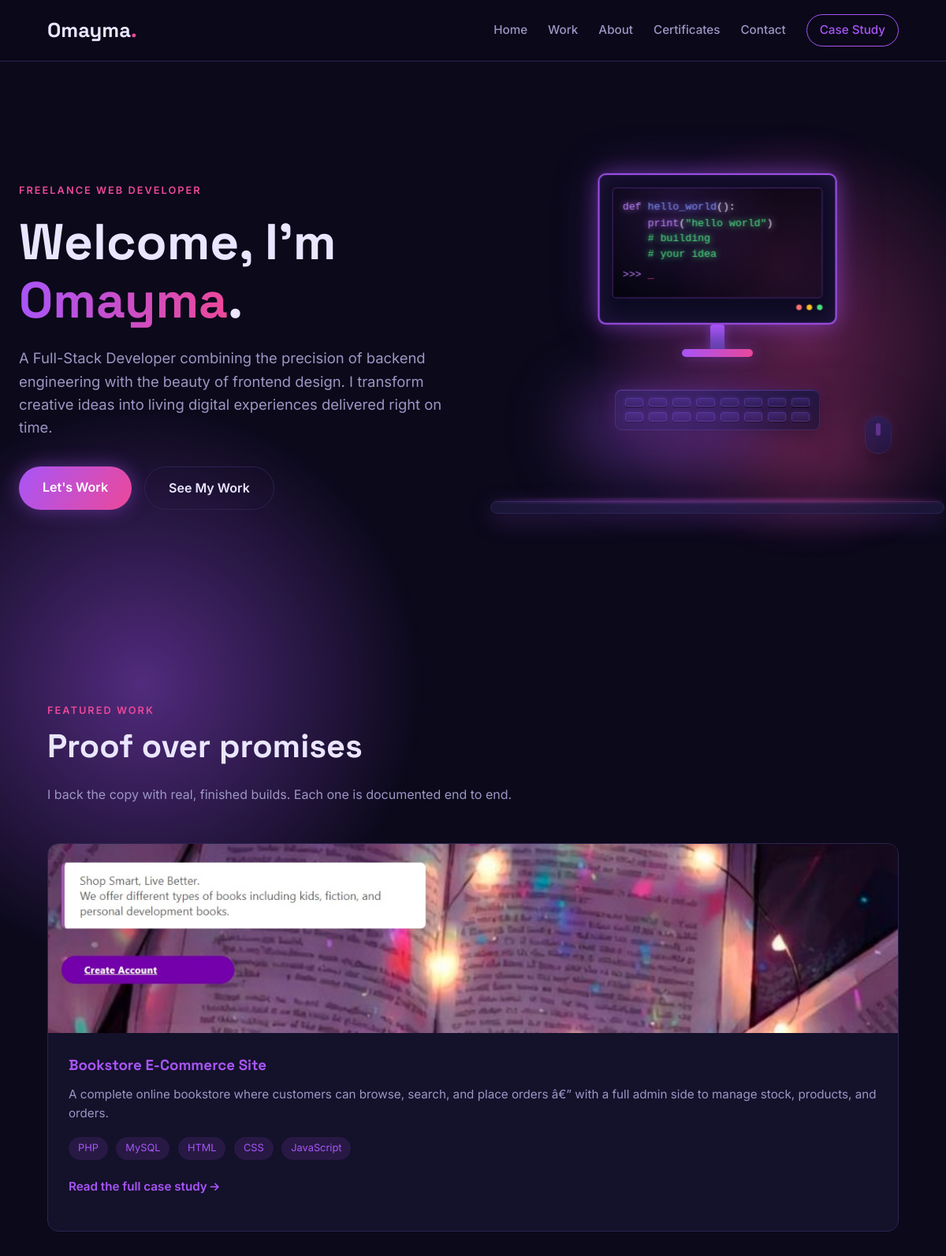
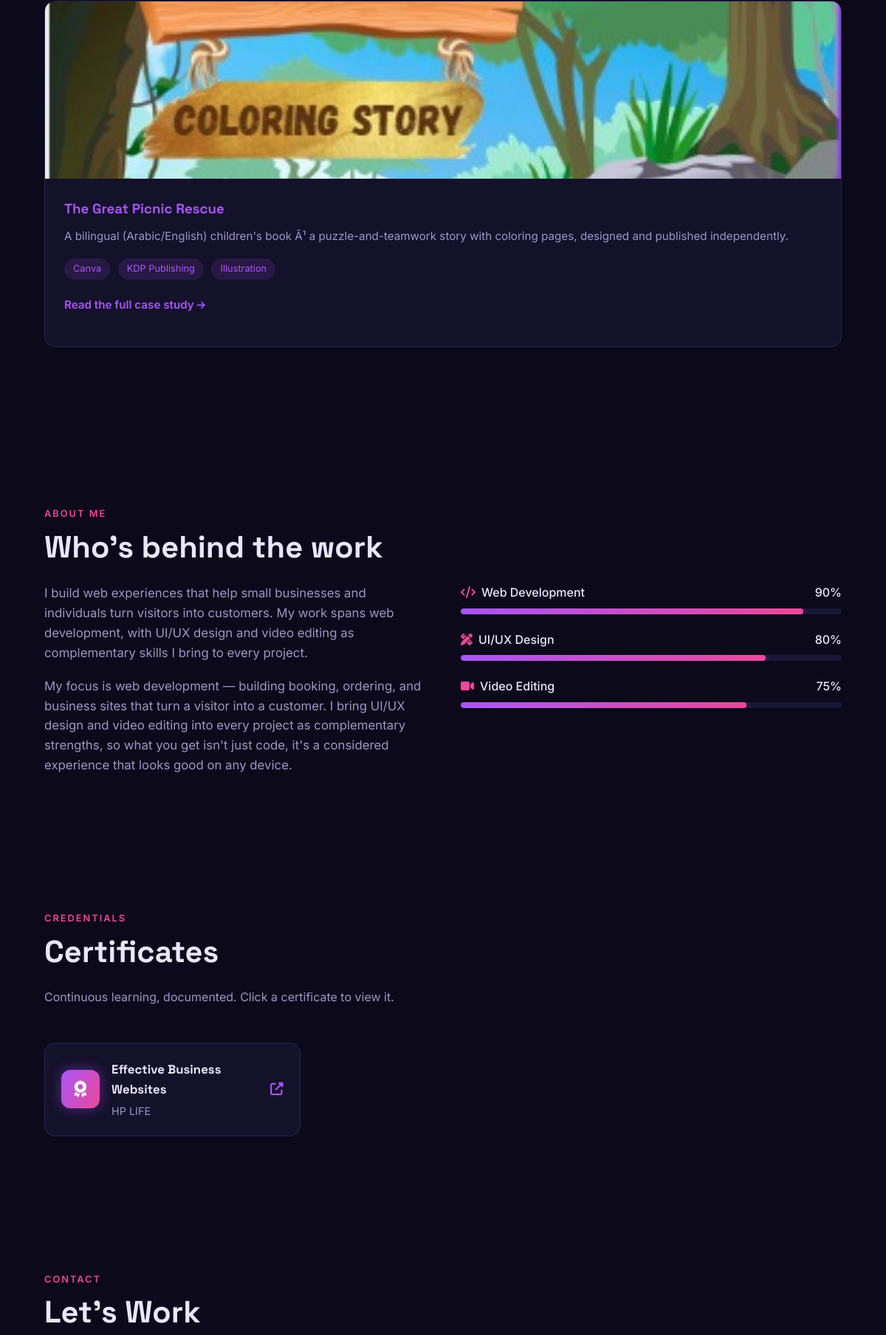
The page / (upper part) on the database its author committed (2 pictures, top to bottom).
### tables this page shows
CREATE TABLE `projects` (
  `id` int(11) NOT NULL AUTO_INCREMENT,
  `title` varchar(255) NOT NULL,
  `slug` varchar(255) NOT NULL,
  `short_description` text NOT NULL,
  `full_description` longtext DEFAULT NULL,
  `tech_used` text DEFAULT NULL,
  `live_url` varchar(500) DEFAULT NULL,
  `sort_order` int(11) DEFAULT 0,
  `created_at` timestamp NOT NULL DEFAULT current_timestamp(),
  PRIMARY KEY (`id`),
  UNIQUE KEY `slug` (`slug`)
);

CREATE TABLE `project_images` (
  `id` int(11) NOT NULL AUTO_INCREMENT,
  `project_id` int(11) NOT NULL,
  `image_path` varchar(500) NOT NULL,
  `caption` varchar(255) DEFAULT NULL,
  `sort_order` int(11) DEFAULT 0,
  `created_at` timestamp NOT NULL DEFAULT current_timestamp(),
  PRIMARY KEY (`id`),
  KEY `fk_project_images_project` (`project_id`),
  CONSTRAINT `fk_project_images_project` FOREIGN KEY (`project_id`) REFERENCES `projects` (`id`) ON DELETE CASCADE
);

CREATE TABLE `certificates` (
  `id` int(11) NOT NULL AUTO_INCREMENT,
  `title` varchar(255) NOT NULL,
  `issuer` varchar(255) DEFAULT NULL,
  `cert_date` varchar(100) DEFAULT NULL,
  `image_path` varchar(500) DEFAULT NULL,
  `created_at` timestamp NOT NULL DEFAULT current_timestamp(),
  PRIMARY KEY (`id`)
);

### includes/db.php (called while the page is built, shortened)
<?php
function db() {
    static $pdo = null;
    if ($pdo === null) {
        $dsn = 'mysql:host=' . DB_HOST . ';port=' . DB_PORT . ';dbname=' . DB_NAME . ';charset=utf8mb4';
        try {
            $pdo = new PDO($dsn, DB_USER, DB_PASS, [
                PDO::ATTR_ERRMODE => PDO::ERRMODE_EXCEPTION,
                PDO::ATTR_DEFAULT_FETCH_MODE => PDO::FETCH_ASSOC,
            ]);
        } catch (PDOException $e) {
            die('Database connection failed. Check config.php credentials: ' . htmlspecialchars($e->getMessage()));
        }
    }
    return $pdo;
}

### index.php (the view, shortened to what this page needs)
<?php
require_once __DIR__ . '/includes/db.php';
$settings = [];
try {
    $stmt = db()->query('SELECT setting_key, setting_value FROM site_settings');
    foreach ($stmt->fetchAll() as $row) {
        $settings[$row['setting_key']] = $row['setting_value'];
    }
} catch (Exception $e) {
}
$projects = [];
try {
    $projects = db()->query('SELECT * FROM projects ORDER BY sort_order ASC, created_at DESC')->fetchAll();
} catch (Exception $e) {
}
$certificates = [];
try {
    $certificates = db()->query('SELECT * FROM certificates ORDER BY created_at DESC')->fetchAll();
} catch (Exception $e) {
}
$hero_heading    = isset($settings['hero_heading']) ? $settings['hero_heading'] : 'Welcome, I\'m <span class="highlight">Omayma</span>.';
$hero_subheading = isset($settings['hero_subheading']) ? $settings['hero_subheading'] : 'A Full-Stack Developer combining the precision of backend engineering with the beauty of frontend design. I transform creative ideas into living digital experiences delivered right on time.';
$about_text      = isset($settings['about_text']) ? $settings['about_text'] : 'I build web experiences that help small businesses and individuals turn visitors into customers.';
require __DIR__ . '/includes/header.php';
?>
<section class="hero" id="home">
  <div class="container hero-grid">
    <div class="hero-text">
      <span class="hero-kicker">Freelance Web Developer</span>
      <h1><?php echo $hero_heading; ?></h1>
      <p class="hero-sub"><?php echo nl2br(htmlspecialchars($hero_subheading)); ?></p>
      <div class="hero-cta">
        <a href="#contact" class="btn btn-primary">Let's Work</a>
        <a href="#work" class="btn btn-outline">See My Work</a>
      </div>
    </div>
    <div class="hero-visual" aria-hidden="true">
      <div class="scene">
        <div class="computer">
          <div class="monitor-stand">
            <div class="stand-neck"></div>
            <div class="stand-base"></div>
          </div>
          <div class="monitor">
            <div class="monitor-front">
              <div class="screen">
                <div class="screen-glow"></div>
                <div class="code-line l1"><span class="c-purple">def</span> <span class="c-blue">hello_world</span>():</div>
                <div class="code-line l2">&nbsp;&nbsp;&nbsp;&nbsp;<span class="c-purple">print</span>(<span class="c-green">"hello world"</span>)</div>
                <div class="code-line l3">&nbsp;&nbsp;&nbsp;&nbsp;<span class="c-green"># building</span></div>
                <div class="code-line l3">&nbsp;&nbsp;&nbsp;&nbsp;<span class="c-green"># your idea</span></div>
                <div class="terminal-prompt l4"><span class="c-purple">&gt;&gt;&gt;</span> <span class="c-blink">_</span></div>
              </div>
              <div class="monitor-bar"><span class="dot d1"></span><span class="dot d2"></span><span class="dot d3"></span></div>
            </div>
            <div class="monitor-top"></div>
          </div>
          <div class="keyboard">
            <div class="keys">
              <span></span><span></span><span></span><span></span><span></span><span></span><span></span><span></span>
              <span></span><span></span><span></span><span></span><span></span><span></span><span></span><span></span>
            </div>
          </div>
          <div class="mouse">
            <div class="mouse-line"></div>
          </div>
          <div class="desk"></div>
          <div class="glow glow-purple"></div>
          <div class="glow glow-magenta"></div>
        </div>
      </div>
    </div>
  </div>
</section>
<section class="section" id="work">
  <div class="container">
    <span class="section-label">Featured Work</span>
    <h2>Proof over promises</h2>
    <p class="section-sub">I back the copy with real, finished builds. Each one is documented end to end.</p>
    <?php if (!empty($projects)): ?>
      <?php foreach ($projects as $proj):
        $thumb = null;
        try {
          $stmt = db()->prepare('SELECT image_path FROM project_images WHERE project_id = ? ORDER BY sort_order, id LIMIT 1');
          $stmt->execute([$proj['id']]);
          $thumb = $stmt->fetchColumn();
        } catch (Exception $e) {}
      ?>
      <div class="work-card" style="margin-bottom:32px;">
        <a href="case-study.php?slug=<?php echo urlencode($proj['slug']); ?>" class="work-card-image">
          <?php if ($thumb): ?>
            <img src="<?php echo htmlspecialchars($thumb); ?>" alt="<?php echo htmlspecialchars($proj['title']); ?> preview">
          <?php else: ?>
            <img src="assets/images/placeholder-bookstore.svg" alt="<?php echo htmlspecialchars($proj['title']); ?> preview">
          <?php endif; ?>
        </a>
        <div class="work-card-body">
          <h3><a href="case-study.php?slug=<?php echo urlencode($proj['slug']); ?>"><?php echo htmlspecialchars($proj['title']); ?></a></h3>
          <p><?php echo nl2br(htmlspecialchars($proj['short_description'])); ?></p>
          <?php if (!empty($proj['tech_used'])): ?>
            <div>
              <?php foreach (array_filter(array_map('trim', explode(',', $proj['tech_used']))) as $tech): ?>
                <span class="chip"><?php echo htmlspecialchars($tech); ?></span>
              <?php endforeach; ?>
            </div>
          <?php endif; ?>
          <p style="margin-top:16px;"><a href="case-study.php?slug=<?php echo urlencode($proj['slug']); ?>" class="link-arrow">Read the full case study <i class="fas fa-arrow-right"></i></a></p>
        </div>
      </div>
      <?php endforeach; ?>
    <?php endif; ?>
  </div>
</section>
<section class="section" id="about">
  <div class="container">
    <span class="section-label">About Me</span>
    <h2>Who's behind the work</h2>
    <div class="about-grid">
      <div class="about-text">
        <p><?php echo nl2br(htmlspecialchars($about_text)); ?></p>
        <p>My focus is web development — building booking, ordering, and business sites that turn a visitor into a customer. I bring UI/UX design and video editing into every project as complementary strengths, so what you get isn't just code, it's a considered experience that looks good on any device.</p>
      </div>
      <div class="skills-list">
        <div class="skill-item">
          <div class="skill-head"><span class="skill-name"><i class="fas fa-code"></i>Web Development</span><span>90%</span></div>
          <div class="skill-bar"><div class="skill-fill" style="width:90%"></div></div>
        </div>
        <div class="skill-item">
          <div class="skill-head"><span class="skill-name"><i class="fas fa-pen-ruler"></i>UI/UX Design</span><span>80%</span></div>
          <div class="skill-bar"><div class="skill-fill" style="width:80%"></div></div>
        </div>
        <div class="skill-item">
          <div class="skill-head"><span class="skill-name"><i class="fas fa-video"></i>Video Editing</span><span>75%</span></div>
          <div class="skill-bar"><div class="skill-fill" style="width:75%"></div></div>
        </div>
      </div>
    </div>
  </div>
</section>
<?php if (!empty($certificates)): ?>
<section class="section" id="certificates">
  <div class="container">
    <span class="section-label">Credentials</span>
    <h2>Certificates</h2>
    <p class="section-sub">Continuous learning, documented. Click a certificate to view it.</p>
    <div class="cert-grid">
      <?php foreach ($certificates as $cert): ?>
        <a href="<?php echo htmlspecialchars($cert['image_path']); ?>"
           target="_blank" rel="noopener" class="cert-card">
          <div class="cert-icon"><i class="fas fa-award"></i></div>
          <div class="cert-info">
            <h3><?php echo htmlspecialchars($cert['title']); ?></h3>
            <?php if (!empty($cert['issuer'])): ?>
              <p><?php echo htmlspecialchars($cert['issuer']); ?></p>
            <?php endif; ?>
          </div>
          <div class="cert-link"><i class="fas fa-external-link-alt"></i></div>
        </a>
      <?php endforeach; ?>
    </div>
  </div>
</section>
<?php endif; ?>
<section class="section" id="contact">
  <div class="container">
    <span class="section-label">Contact</span>
    <h2>Let's Work</h2>
  </div>
</section>
<?php require __DIR__ . '/includes/footer.php'; ?>

### rows shown on the page
projects: project_images.image_path (picture), title "Bookstore E-Commerce Site", short_description "A complete online bookstore where customers can browse, search, and place orders â€” with a full admin side to manage stock, products, and orders.", tech_used "PHP", tech_used "MySQL", tech_used "HTML", tech_used "CSS", tech_used "JavaScript"
projects: project_images.image_path (picture), title "The Great Picnic Rescue", short_description "A bilingual (Arabic/English) children's book Ã¹ a puzzle-and-teamwork story with coloring pages, designed and published independently.", tech_used "Canva", tech_used "KDP Publishing", tech_used "Illustration"
certificates: title "Effective Business Websites", issuer "HP LIFE"

### other values the page prints
$settings['hero_heading'] "Welcome, I'm Omayma ."
$hero_subheading "A Full-Stack Developer combining the precision of backend engineering with the beauty of frontend design. I transform creative ideas into living digital experiences delivered right on time."
